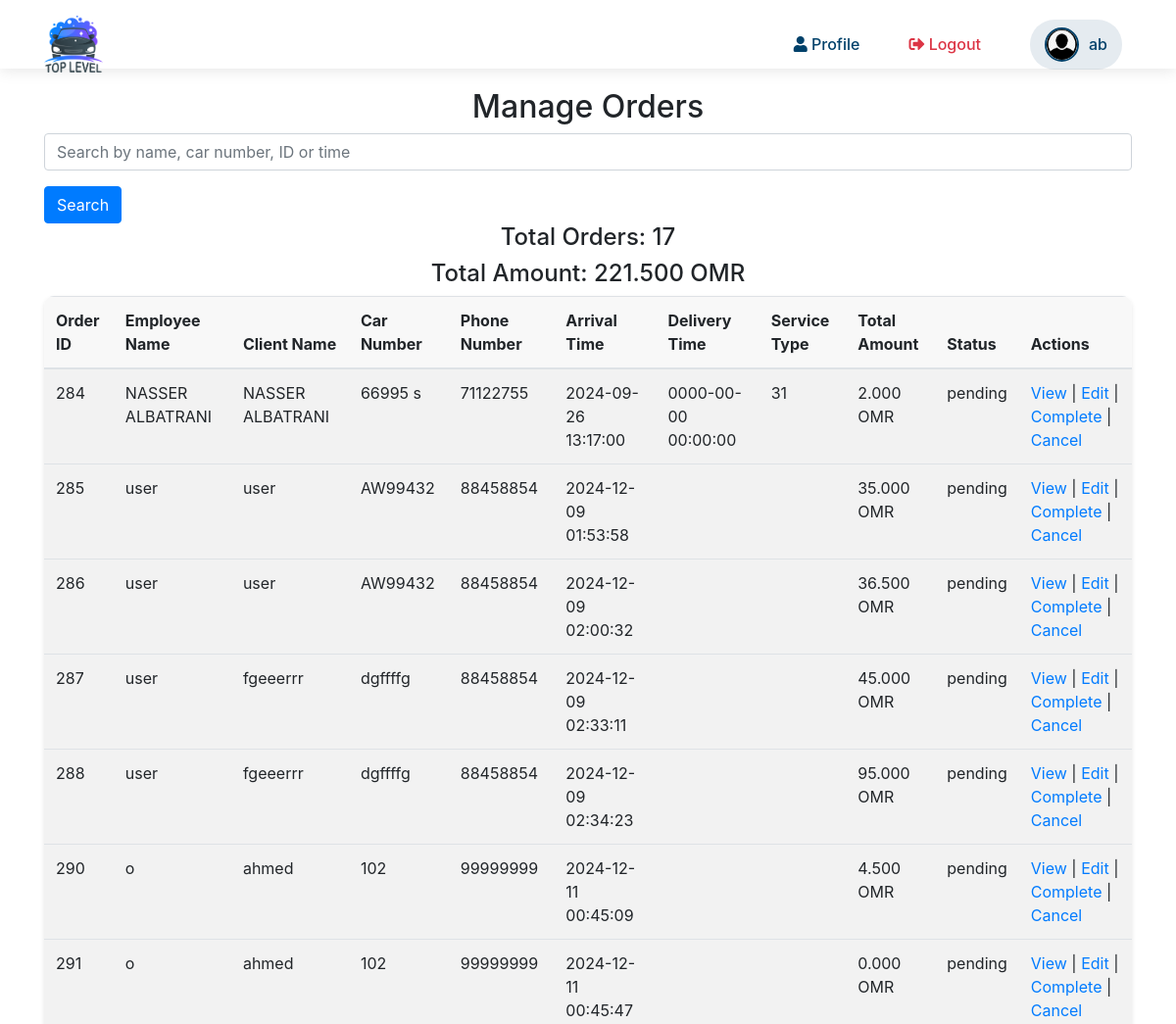
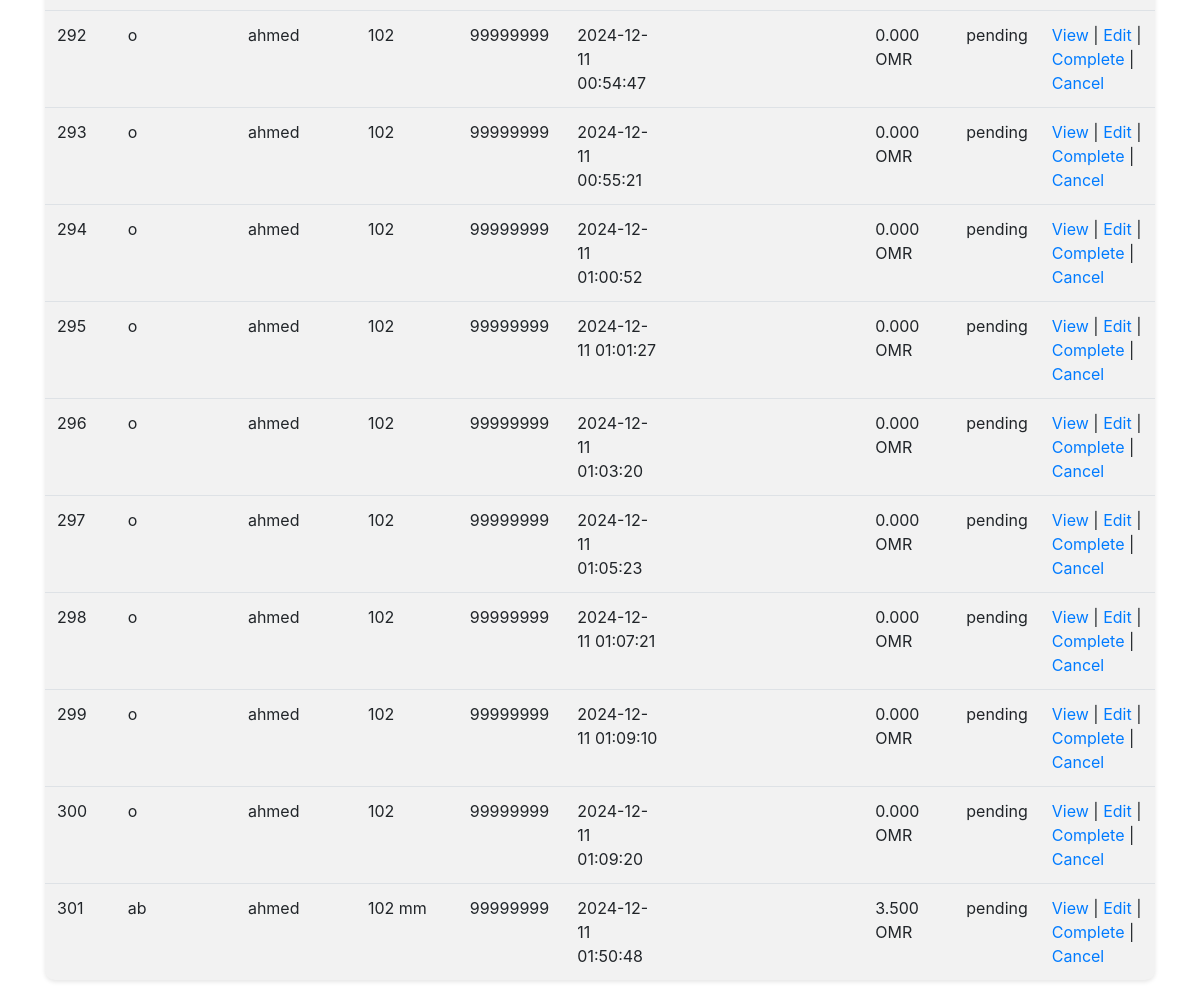
The app's page /OrderStatus.php (signed in) with its own data (2 pictures, top to bottom).
### tables this page shows
CREATE TABLE `orders` (
  `id` int(11) NOT NULL,
  `client_car_id` int(11) DEFAULT NULL,
  `order_details` text DEFAULT NULL,
  `qrcode_path` varchar(255) DEFAULT NULL,
  `car_type` varchar(50) DEFAULT NULL,
  `employee_name` varchar(100) DEFAULT NULL,
  `client_name` varchar(100) DEFAULT NULL,
  `service_category` varchar(50) DEFAULT NULL,
  `services` text DEFAULT NULL,
  `car_number` varchar(50) DEFAULT NULL,
  `car_name` varchar(255) DEFAULT NULL,
  `phone_number` varchar(50) DEFAULT NULL,
  `arrival_time` datetime DEFAULT NULL,
  `delivery_time` datetime DEFAULT NULL,
  `total_amount` decimal(10,3) DEFAULT NULL,
  `notes` text DEFAULT NULL,
  `order_code` varchar(255) DEFAULT NULL,
  `deposit_amount` decimal(10,3) NOT NULL DEFAULT 0.000,
  `remaining_amount` decimal(10,3) NOT NULL DEFAULT 0.000,
  `installments` int(11) NOT NULL DEFAULT 0,
  `coupon_code` varchar(255) DEFAULT NULL,
  `coupon_discount` decimal(10,3) DEFAULT 0.000,
  `total_after_discount` decimal(10,3) DEFAULT 0.000,
  `status` enum('pending','completed','canceled') DEFAULT 'pending',
  `car_delivered` tinyint(1) NOT NULL DEFAULT 0,
  `car_delivery_time` datetime DEFAULT NULL,
  `extra_service_name` text DEFAULT NULL,
  `extra_service_price` text DEFAULT NULL
);

### OrderStatus.php (the view, shortened to what this page needs)
<?php
require 'db.php';
$search_query = "";
$filter_query = "WHERE status = 'pending'";
$total_orders = 0;
$total_amount = 0.0;
$sql = "SELECT * FROM orders $filter_query";
$result = $conn->query($sql);
if ($result->num_rows > 0) {
    while ($row = $result->fetch_assoc()) {
        $total_orders++;
        $total_amount += $row['total_amount'];
    }
    $result->data_seek(0);
}
?>
<!DOCTYPE html>
<html lang="en">
<head>
    <link rel="stylesheet" href="https://cdnjs.cloudflare.com/ajax/libs/font-awesome/5.15.4/css/all.min.css">
    <link rel="stylesheet" href="https://stackpath.bootstrapcdn.com/bootstrap/4.5.2/css/bootstrap.min.css">
</head>
<body>
    <?php include 'nav.php'; ?>
    <div class="container">
        <h2 class="text-center">Manage Orders</h2>
        <form method="POST" action="">
            <div class="form-group">
                <input type="text" name="search_query" class="form-control" placeholder="Search by name, car number, ID or time" value="<?php echo htmlspecialchars($search_query); ?>">
            </div>
            <button type="submit" class="btn btn-primary">Search</button>
        </form>
        <h4 class="text-center">Total Orders: <?php echo $total_orders; ?></h4>
        <h4 class="text-center">Total Amount: <?php echo number_format($total_amount, 3); ?> OMR </h4>
        <table class="table table-striped">
            <thead>
                <tr>
                    <th>Order ID</th>
                    <th>Employee Name</th>
                    <th>Client Name</th>
                    <th>Car Number</th>
                    <th>Phone Number</th>
                    <th>Arrival Time</th>
                    <th>Delivery Time</th>
                    <th>Service Type</th>
                    <th>Total Amount</th>
                    <th>Status</th>
                    <th>Actions</th>
                </tr>
            </thead>
            <tbody>
                <?php
                if ($result->num_rows > 0) {
                    while($row = $result->fetch_assoc()) {
                        echo "<tr>";
                        echo "<td>" . htmlspecialchars($row['id']) . "</td>";
                        echo "<td>" . htmlspecialchars($row['employee_name']) . "</td>";
                        echo "<td>" . htmlspecialchars($row['client_name']) . "</td>";
                        echo "<td>" . htmlspecialchars($row['car_number']) . "</td>";
                        echo "<td>" . htmlspecialchars($row['phone_number']) . "</td>";
                        echo "<td>" . htmlspecialchars($row['arrival_time']) . "</td>";
                        echo "<td>" . htmlspecialchars($row['delivery_time']) . "</td>";
                        echo "<td>" . htmlspecialchars($row['service_category']) . "</td>";
                        echo "<td>" . number_format($row['total_amount'], 3) . " OMR</td>";
                        echo "<td>" . htmlspecialchars($row['status']) . "</td>";
                        echo "<td>
                                 <a class='action-link' href='view_order.php?id=" . htmlspecialchars($row['id']) . "'>View</a> |
                                 <a class='action-link' href='edit_order.php?id=" . htmlspecialchars($row['id']) . "'>Edit</a> |
                                 <a class='action-link' href='update_status.php?id=" . htmlspecialchars($row['id']) . "&status=completed'>Complete</a> |
                                 <a class='action-link' href='update_status.php?id=" . htmlspecialchars($row['id']) . "&status=canceled'>Cancel</a>
                              </td>";
                        echo "</tr>";
                    }
                } else {
                    echo "<tr><td colspan='11' class='text-center'>No orders found</td></tr>";
                }
                ?>
            </tbody>
        </table>
    </div>
</body>
</html>

### OrderStatus.php (style rules this page uses)
body { font-family: 'Poppins', sans-serif; background-color: #f4f4f4; padding-top: 70px; }
.container { margin-top: 20px; }
table { width: 100%; background-color: #fff; box-shadow: 0 2px 4px rgba(0, 0, 0, 0.1); border-radius: 10px; overflow: hidden; }
table th, table td { padding: 10px; text-align: left; }
table th { background-color: #f8f8f8; }
table tbody tr:nth-child(even) { background-color: #f2f2f2; }
.action-link { color: #007BFF; text-decoration: none; }

### records on screen
orders: id "284", employee_name "NASSER ALBATRANI", client_name "NASSER ALBATRANI", car_number "66995 s", phone_number "71122755", arrival_time "2024-09-26 13:17:00", delivery_time "0000-00-00 00:00:00", service_category "31", total_amount "2.000", status "pending"
orders: id "285", employee_name "user", client_name "user", car_number "AW99432", phone_number "88458854", arrival_time "2024-12-09 01:53:58", total_amount "35.000", status "pending"
orders: id "286", employee_name "user", client_name "user", car_number "AW99432", phone_number "88458854", arrival_time "2024-12-09 02:00:32", total_amount "36.500", status "pending"
orders: id "287", employee_name "user", client_name "fgeeerrr", car_number "dgffffg", phone_number "88458854", arrival_time "2024-12-09 02:33:11", total_amount "45.000", status "pending"
orders: id "288", employee_name "user", client_name "fgeeerrr", car_number "dgffffg", phone_number "88458854", arrival_time "2024-12-09 02:34:23", total_amount "95.000", status "pending"
orders: id "290", employee_name "o", client_name "ahmed", car_number "102", phone_number "99999999", arrival_time "2024-12-11 00:45:09", total_amount "4.500", status "pending"
orders: id "291", employee_name "o", client_name "ahmed", car_number "102", phone_number "99999999", arrival_time "2024-12-11 00:45:47", total_amount "0.000", status "pending"
orders: id "292", employee_name "o", client_name "ahmed", car_number "102", phone_number "99999999", arrival_time "2024-12-11 00:54:47", total_amount "0.000", status "pending"
orders: id "293", employee_name "o", client_name "ahmed", car_number "102", phone_number "99999999", arrival_time "2024-12-11 00:55:21", total_amount "0.000", status "pending"
orders: id "294", employee_name "o", client_name "ahmed", car_number "102", phone_number "99999999", arrival_time "2024-12-11 01:00:52", total_amount "0.000", status "pending"
orders: id "295", employee_name "o", client_name "ahmed", car_number "102", phone_number "99999999", arrival_time "2024-12-11 01:01:27", total_amount "0.000", status "pending"
orders: id "296", employee_name "o", client_name "ahmed", car_number "102", phone_number "99999999", arrival_time "2024-12-11 01:03:20", total_amount "0.000", status "pending"
orders: id "297", employee_name "o", client_name "ahmed", car_number "102", phone_number "99999999", arrival_time "2024-12-11 01:05:23", total_amount "0.000", status "pending"
orders: id "298", employee_name "o", client_name "ahmed", car_number "102", phone_number "99999999", arrival_time "2024-12-11 01:07:21", total_amount "0.000", status "pending"
orders: id "299", employee_name "o", client_name "ahmed", car_number "102", phone_number "99999999", arrival_time "2024-12-11 01:09:10", total_amount "0.000", status "pending"
orders: id "300", employee_name "o", client_name "ahmed", car_number "102", phone_number "99999999", arrival_time "2024-12-11 01:09:20", total_amount "0.000", status "pending"
orders: id "301", employee_name "ab", client_name "ahmed", car_number "102 mm", phone_number "99999999", arrival_time "2024-12-11 01:50:48", total_amount "3.500", status "pending"

### other values on screen
$user_name "ab"
$total_orders "17"
$total_amount "221.500"
